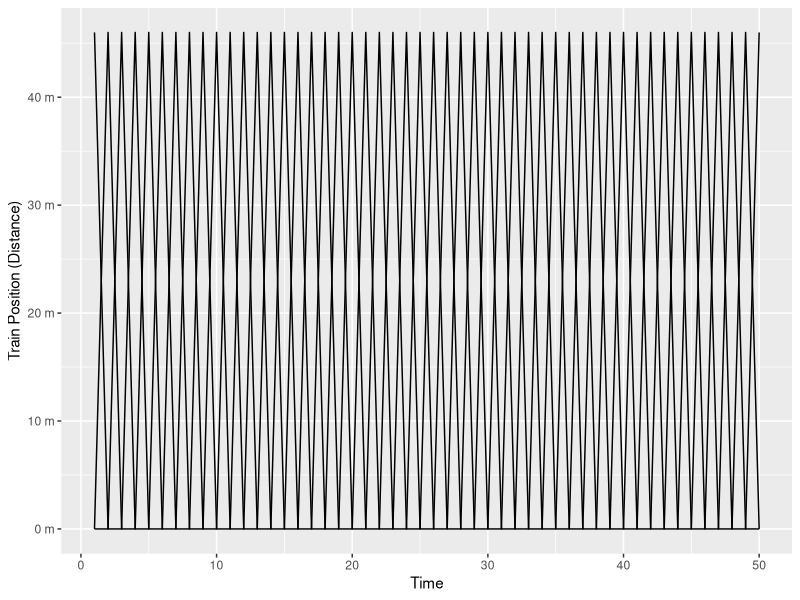

This figure's R source:
# Required packages
library(tidyverse)
library(R6)

# Define the monorail system parameters
num_trains <- 3
num_stations <- 4
track_length <- 1000
max_capacity <- 100
simulation_time <- 50

# Define a class to represent a monorail train
Train <- R6Class("Train",
                 public = list(
                   position = NULL,
                   speed = NULL,
                   direction = NULL,
                   capacity = NULL,
                   passengers_moved = 0,
                   initialize = function() {
                     self$position <- 0
                     self$speed <- 0
                     self$direction <- 1  # 1 for forward, -1 for backward
                     self$capacity <- max_capacity
                   },
                   move = function() {
                     self$position <- self$position + (self$speed * self$direction)
                   },
                   accelerate = function() {
                     self$speed <- min(self$speed + 1, 5)  # Limit maximum speed to 5
                   },
                   decelerate = function() {
                     self$speed <- max(self$speed - 1, 0)  # Prevent negative speed
                   },
                   load_passengers = function(passengers) {
                     self$capacity <- max(self$capacity - passengers, 0)
                   },
                   unload_passengers = function(passengers) {
                     self$capacity <- min(self$capacity + passengers, max_capacity)
                   },
                   update_passengers_moved = function(passengers) {
                     self$passengers_moved <- self$passengers_moved + passengers
                   }
                 )
)

# Define a class to represent a monorail station
Station <- R6Class("Station",
                   public = list(
                     position = NULL,
                     passengers = NULL,
                     initialize = function() {
                       self$position <- 0
                       self$passengers <- 0
                     },
                     add_passengers = function(num_passengers) {
                       self$passengers <- self$passengers + num_passengers
                     },
                     remove_passengers = function(num_passengers) {
                       self$passengers <- max(self$passengers - num_passengers, 0)
                     }
                   )
)

# Create monorail system objects
trains <- vector("list", num_trains)
for (i in 1:num_trains) {
  trains[[i]] <- Train$new()
}

stations <- vector("list", num_stations)
for (i in 1:num_stations) {
  stations[[i]] <- Station$new()
}

# Simulation loop
for (t in 1:simulation_time) {
  # Print current system state
  cat("Time:", t, "\n")
  for (i in 1:num_trains) {
    train <- trains[[i]]
    cat("Train", i, "- Position:", train$position, "Speed:", train$speed, "Direction:", train$direction, "Capacity:", train$capacity, "\n")
  }
  cat("\n")
  
  # Train movement
  for (i in 1:num_trains) {
    train <- trains[[i]]
    train$move()
    
    # Reverse direction if train reaches the end of the track
    if (train$position >= track_length || train$position <= 0) {
      train$direction <- -train$direction
    }
    
    # Adjust train speed based on station passenger load
    station_index <- min(max(floor((train$position - 1) / (track_length / num_stations)) + 1, 1), num_stations)
    station <- stations[[station_index]]
    
    if (station$passengers > 0 && train$speed == 0) {
      train$accelerate()
    } else if (station$passengers == 0 && train$speed > 0) {
      train$decelerate()
    }
    
    # Load and unload passengers at the station
    passengers_to_unload <- min(train$capacity, station$passengers)
    train$unload_passengers(passengers_to_unload)
    station$remove_passengers(passengers_to_unload)
    
    passengers_to_load <- min(train$capacity, station$passengers)
    train$load_passengers(passengers_to_load)
    station$remove_passengers(passengers_to_load)
    
    train$update_passengers_moved(passengers_to_unload)
  }
  
  # Station passenger generation (random for demonstration purposes)
  for (i in 1:num_stations) {
    stations[[i]]$add_passengers(sample(0:10, 1))
  }
}

# Calculate total passengers moved
total_passengers_moved <- sum(sapply(trains, function(train) train$passengers_moved))
cat("Total passengers moved:", total_passengers_moved, "\n")

# Visualization (using ggplot2 for demonstration purposes)
train_data <- data.frame(Time = rep(1:simulation_time, num_trains),
                         Train = rep(1:num_trains, each = simulation_time),
                         Position = sapply(trains, function(train) {
                           if (train$direction == 1) {
                             train$position %% (track_length / num_stations)
                           } else {
                             (track_length / num_stations) - (train$position %% (track_length / num_stations))
                           }
                         }))
ggplot(train_data, aes(x = Time, y = Position, group = Train)) +
  geom_line() +
  xlab("Time") +
  ylab("Train Position (Distance)") +
  scale_y_continuous(labels = function(x) paste(x, "m"))  # Adding distance unit to y-axis labels

